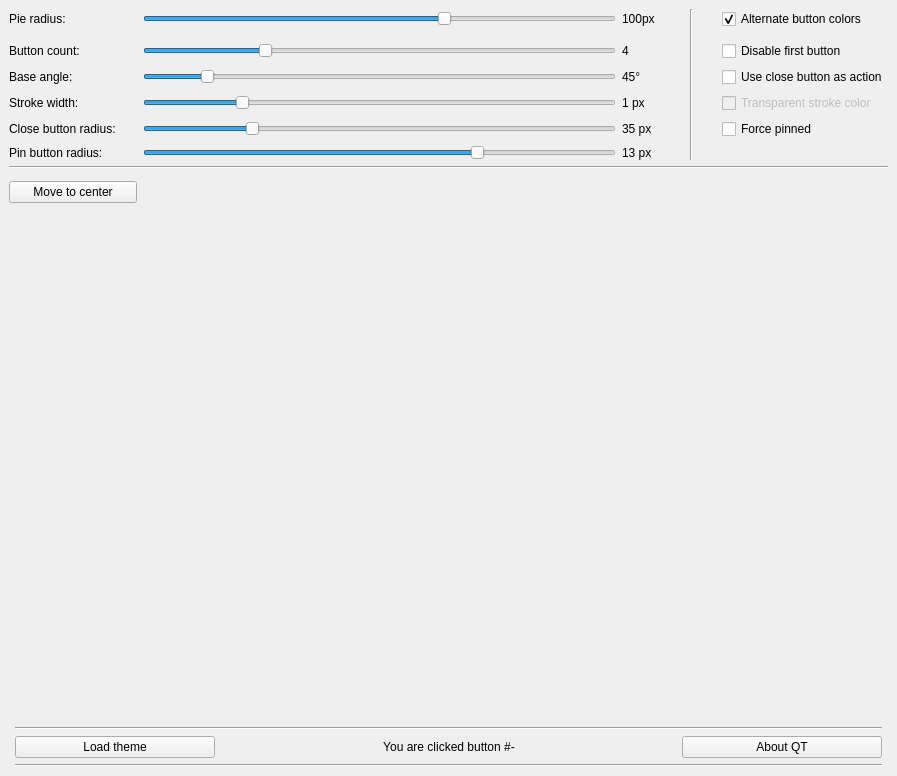
<?xml version="1.0" encoding="UTF-8"?>
<ui version="4.0">
 <class>MainWindow</class>
 <widget class="QMainWindow" name="MainWindow">
  <property name="geometry">
   <rect>
    <x>0</x>
    <y>0</y>
    <width>897</width>
    <height>776</height>
   </rect>
  </property>
  <property name="sizePolicy">
   <sizepolicy hsizetype="Expanding" vsizetype="Expanding">
    <horstretch>0</horstretch>
    <verstretch>0</verstretch>
   </sizepolicy>
  </property>
  <property name="minimumSize">
   <size>
    <width>800</width>
    <height>0</height>
   </size>
  </property>
  <property name="windowTitle">
   <string>PieMenuQt</string>
  </property>
  <property name="windowIcon">
   <iconset resource="resources.qrc">
    <normaloff>:/icons/pie-chart-icon.png</normaloff>:/icons/pie-chart-icon.png</iconset>
  </property>
  <widget class="QWidget" name="centralwidget">
   <layout class="QGridLayout" name="gridLayout">
    <item row="6" column="0">
     <widget class="QLabel" name="label_6">
      <property name="text">
       <string>Pin button radius:</string>
      </property>
     </widget>
    </item>
    <item row="4" column="6">
     <widget class="QCheckBox" name="transparent">
      <property name="enabled">
       <bool>false</bool>
      </property>
      <property name="text">
       <string>Transparent stroke color</string>
      </property>
     </widget>
    </item>
    <item row="0" column="0">
     <widget class="QLabel" name="label_7">
      <property name="text">
       <string>Pie radius:</string>
      </property>
     </widget>
    </item>
    <item row="0" column="3">
     <spacer name="horizontalSpacer_4">
      <property name="orientation">
       <enum>Qt::Horizontal</enum>
      </property>
      <property name="sizeType">
       <enum>QSizePolicy::Fixed</enum>
      </property>
      <property name="sizeHint" stdset="0">
       <size>
        <width>20</width>
        <height>20</height>
       </size>
      </property>
     </spacer>
    </item>
    <item row="0" column="5">
     <spacer name="horizontalSpacer_3">
      <property name="orientation">
       <enum>Qt::Horizontal</enum>
      </property>
      <property name="sizeType">
       <enum>QSizePolicy::Fixed</enum>
      </property>
      <property name="sizeHint" stdset="0">
       <size>
        <width>20</width>
        <height>20</height>
       </size>
      </property>
     </spacer>
    </item>
    <item row="5" column="2">
     <widget class="QLabel" name="close_button_radius_label">
      <property name="text">
       <string>35 px</string>
      </property>
      <property name="alignment">
       <set>Qt::AlignLeading|Qt::AlignLeft|Qt::AlignVCenter</set>
      </property>
     </widget>
    </item>
    <item row="3" column="2">
     <widget class="QLabel" name="base_angle_label">
      <property name="text">
       <string>45°</string>
      </property>
      <property name="alignment">
       <set>Qt::AlignLeading|Qt::AlignLeft|Qt::AlignVCenter</set>
      </property>
     </widget>
    </item>
    <item row="6" column="2">
     <widget class="QLabel" name="pin_button_radius_label">
      <property name="text">
       <string>13 px</string>
      </property>
      <property name="alignment">
       <set>Qt::AlignLeading|Qt::AlignLeft|Qt::AlignVCenter</set>
      </property>
     </widget>
    </item>
    <item row="20" column="0" colspan="7">
     <layout class="QGridLayout" name="gridLayout_2">
      <property name="leftMargin">
       <number>6</number>
      </property>
      <property name="rightMargin">
       <number>6</number>
      </property>
      <item row="1" column="0" colspan="5">
       <widget class="Line" name="line">
        <property name="orientation">
         <enum>Qt::Horizontal</enum>
        </property>
       </widget>
      </item>
      <item row="3" column="4">
       <widget class="QPushButton" name="aboutQt">
        <property name="sizePolicy">
         <sizepolicy hsizetype="Fixed" vsizetype="Fixed">
          <horstretch>0</horstretch>
          <verstretch>0</verstretch>
         </sizepolicy>
        </property>
        <property name="minimumSize">
         <size>
          <width>200</width>
          <height>0</height>
         </size>
        </property>
        <property name="text">
         <string>About QT</string>
        </property>
        <property name="autoDefault">
         <bool>false</bool>
        </property>
       </widget>
      </item>
      <item row="3" column="0">
       <widget class="QPushButton" name="loadTheme">
        <property name="sizePolicy">
         <sizepolicy hsizetype="Fixed" vsizetype="Fixed">
          <horstretch>0</horstretch>
          <verstretch>0</verstretch>
         </sizepolicy>
        </property>
        <property name="minimumSize">
         <size>
          <width>200</width>
          <height>0</height>
         </size>
        </property>
        <property name="text">
         <string>Load theme</string>
        </property>
       </widget>
      </item>
      <item row="3" column="3">
       <spacer name="horizontalSpacer_2">
        <property name="orientation">
         <enum>Qt::Horizontal</enum>
        </property>
        <property name="sizeHint" stdset="0">
         <size>
          <width>40</width>
          <height>20</height>
         </size>
        </property>
       </spacer>
      </item>
      <item row="3" column="1">
       <spacer name="horizontalSpacer">
        <property name="orientation">
         <enum>Qt::Horizontal</enum>
        </property>
        <property name="sizeHint" stdset="0">
         <size>
          <width>40</width>
          <height>20</height>
         </size>
        </property>
       </spacer>
      </item>
      <item row="3" column="2">
       <widget class="QLabel" name="label">
        <property name="text">
         <string>You are clicked button #-</string>
        </property>
        <property name="alignment">
         <set>Qt::AlignCenter</set>
        </property>
       </widget>
      </item>
      <item row="4" column="0" colspan="5">
       <widget class="Line" name="line_2">
        <property name="orientation">
         <enum>Qt::Horizontal</enum>
        </property>
       </widget>
      </item>
     </layout>
    </item>
    <item row="0" column="2">
     <widget class="QLabel" name="pieRadiusLabel">
      <property name="minimumSize">
       <size>
        <width>36</width>
        <height>0</height>
       </size>
      </property>
      <property name="text">
       <string>100px</string>
      </property>
      <property name="alignment">
       <set>Qt::AlignLeading|Qt::AlignLeft|Qt::AlignVCenter</set>
      </property>
     </widget>
    </item>
    <item row="3" column="6">
     <widget class="QCheckBox" name="closeButtonAsAction">
      <property name="text">
       <string>Use close button as action</string>
      </property>
     </widget>
    </item>
    <item row="6" column="1">
     <widget class="QSlider" name="pin_radius_slider">
      <property name="minimum">
       <number>8</number>
      </property>
      <property name="maximum">
       <number>15</number>
      </property>
      <property name="pageStep">
       <number>2</number>
      </property>
      <property name="value">
       <number>13</number>
      </property>
      <property name="orientation">
       <enum>Qt::Horizontal</enum>
      </property>
      <property name="tickPosition">
       <enum>QSlider::NoTicks</enum>
      </property>
     </widget>
    </item>
    <item row="5" column="0">
     <widget class="QLabel" name="label_5">
      <property name="text">
       <string>Close button radius:</string>
      </property>
     </widget>
    </item>
    <item row="2" column="0">
     <widget class="QLabel" name="label_2">
      <property name="text">
       <string>Button count:</string>
      </property>
     </widget>
    </item>
    <item row="5" column="6">
     <widget class="QCheckBox" name="removePinButton">
      <property name="text">
       <string>Force pinned</string>
      </property>
     </widget>
    </item>
    <item row="0" column="6">
     <widget class="QCheckBox" name="alternate_colors_checkbox">
      <property name="text">
       <string>Alternate button colors</string>
      </property>
      <property name="checked">
       <bool>true</bool>
      </property>
     </widget>
    </item>
    <item row="7" column="0" colspan="7">
     <widget class="Line" name="line_5">
      <property name="orientation">
       <enum>Qt::Horizontal</enum>
      </property>
     </widget>
    </item>
    <item row="17" column="0">
     <spacer name="verticalSpacer_2">
      <property name="orientation">
       <enum>Qt::Vertical</enum>
      </property>
      <property name="sizeHint" stdset="0">
       <size>
        <width>20</width>
        <height>40</height>
       </size>
      </property>
     </spacer>
    </item>
    <item row="2" column="6">
     <widget class="QCheckBox" name="disable_button_checkbox">
      <property name="text">
       <string>Disable first button</string>
      </property>
     </widget>
    </item>
    <item row="2" column="2">
     <widget class="QLabel" name="button_count_label">
      <property name="text">
       <string>4</string>
      </property>
      <property name="alignment">
       <set>Qt::AlignLeading|Qt::AlignLeft|Qt::AlignVCenter</set>
      </property>
     </widget>
    </item>
    <item row="4" column="0">
     <widget class="QLabel" name="label_4">
      <property name="text">
       <string>Stroke width:</string>
      </property>
     </widget>
    </item>
    <item row="3" column="0">
     <widget class="QLabel" name="label_3">
      <property name="text">
       <string>Base angle:</string>
      </property>
     </widget>
    </item>
    <item row="0" column="4" rowspan="7" colspan="3">
     <widget class="Line" name="line_4">
      <property name="orientation">
       <enum>Qt::Vertical</enum>
      </property>
     </widget>
    </item>
    <item row="3" column="1">
     <widget class="QSlider" name="base_angle_slider">
      <property name="maximum">
       <number>360</number>
      </property>
      <property name="singleStep">
       <number>5</number>
      </property>
      <property name="pageStep">
       <number>45</number>
      </property>
      <property name="value">
       <number>45</number>
      </property>
      <property name="orientation">
       <enum>Qt::Horizontal</enum>
      </property>
      <property name="tickPosition">
       <enum>QSlider::NoTicks</enum>
      </property>
     </widget>
    </item>
    <item row="4" column="2">
     <widget class="QLabel" name="stroke_width_label">
      <property name="text">
       <string>1 px</string>
      </property>
      <property name="alignment">
       <set>Qt::AlignLeading|Qt::AlignLeft|Qt::AlignVCenter</set>
      </property>
     </widget>
    </item>
    <item row="0" column="1">
     <widget class="QSlider" name="pieRadiusSlider">
      <property name="minimum">
       <number>50</number>
      </property>
      <property name="maximum">
       <number>128</number>
      </property>
      <property name="value">
       <number>100</number>
      </property>
      <property name="orientation">
       <enum>Qt::Horizontal</enum>
      </property>
     </widget>
    </item>
    <item row="5" column="1">
     <widget class="QSlider" name="close_radius_slider">
      <property name="minimum">
       <number>20</number>
      </property>
      <property name="maximum">
       <number>65</number>
      </property>
      <property name="value">
       <number>30</number>
      </property>
      <property name="sliderPosition">
       <number>30</number>
      </property>
      <property name="orientation">
       <enum>Qt::Horizontal</enum>
      </property>
      <property name="tickPosition">
       <enum>QSlider::NoTicks</enum>
      </property>
     </widget>
    </item>
    <item row="2" column="1">
     <widget class="QSlider" name="button_count_slider">
      <property name="minimum">
       <number>2</number>
      </property>
      <property name="maximum">
       <number>10</number>
      </property>
      <property name="value">
       <number>4</number>
      </property>
      <property name="orientation">
       <enum>Qt::Horizontal</enum>
      </property>
      <property name="tickPosition">
       <enum>QSlider::NoTicks</enum>
      </property>
      <property name="tickInterval">
       <number>1</number>
      </property>
     </widget>
    </item>
    <item row="4" column="1">
     <widget class="QSlider" name="stroke_width_slider">
      <property name="minimum">
       <number>0</number>
      </property>
      <property name="maximum">
       <number>5</number>
      </property>
      <property name="pageStep">
       <number>1</number>
      </property>
      <property name="value">
       <number>1</number>
      </property>
      <property name="orientation">
       <enum>Qt::Horizontal</enum>
      </property>
      <property name="tickPosition">
       <enum>QSlider::NoTicks</enum>
      </property>
     </widget>
    </item>
    <item row="8" column="0" colspan="2">
     <widget class="Line" name="line_3">
      <property name="orientation">
       <enum>Qt::Vertical</enum>
      </property>
     </widget>
    </item>
    <item row="16" column="0">
     <widget class="QPushButton" name="centerButton">
      <property name="sizePolicy">
       <sizepolicy hsizetype="Fixed" vsizetype="Fixed">
        <horstretch>0</horstretch>
        <verstretch>0</verstretch>
       </sizepolicy>
      </property>
      <property name="minimumSize">
       <size>
        <width>128</width>
        <height>0</height>
       </size>
      </property>
      <property name="maximumSize">
       <size>
        <width>128</width>
        <height>16777215</height>
       </size>
      </property>
      <property name="text">
       <string>Move to center</string>
      </property>
     </widget>
    </item>
    <item row="16" column="2" rowspan="2">
     <spacer name="verticalSpacer">
      <property name="orientation">
       <enum>Qt::Vertical</enum>
      </property>
      <property name="sizeHint" stdset="0">
       <size>
        <width>20</width>
        <height>40</height>
       </size>
      </property>
     </spacer>
    </item>
   </layout>
  </widget>
  <widget class="QMenuBar" name="menuBar">
   <property name="geometry">
    <rect>
     <x>0</x>
     <y>0</y>
     <width>897</width>
     <height>21</height>
    </rect>
   </property>
  </widget>
 </widget>
 <resources>
  <include location="resources.qrc"/>
 </resources>
 <connections/>
</ui>
